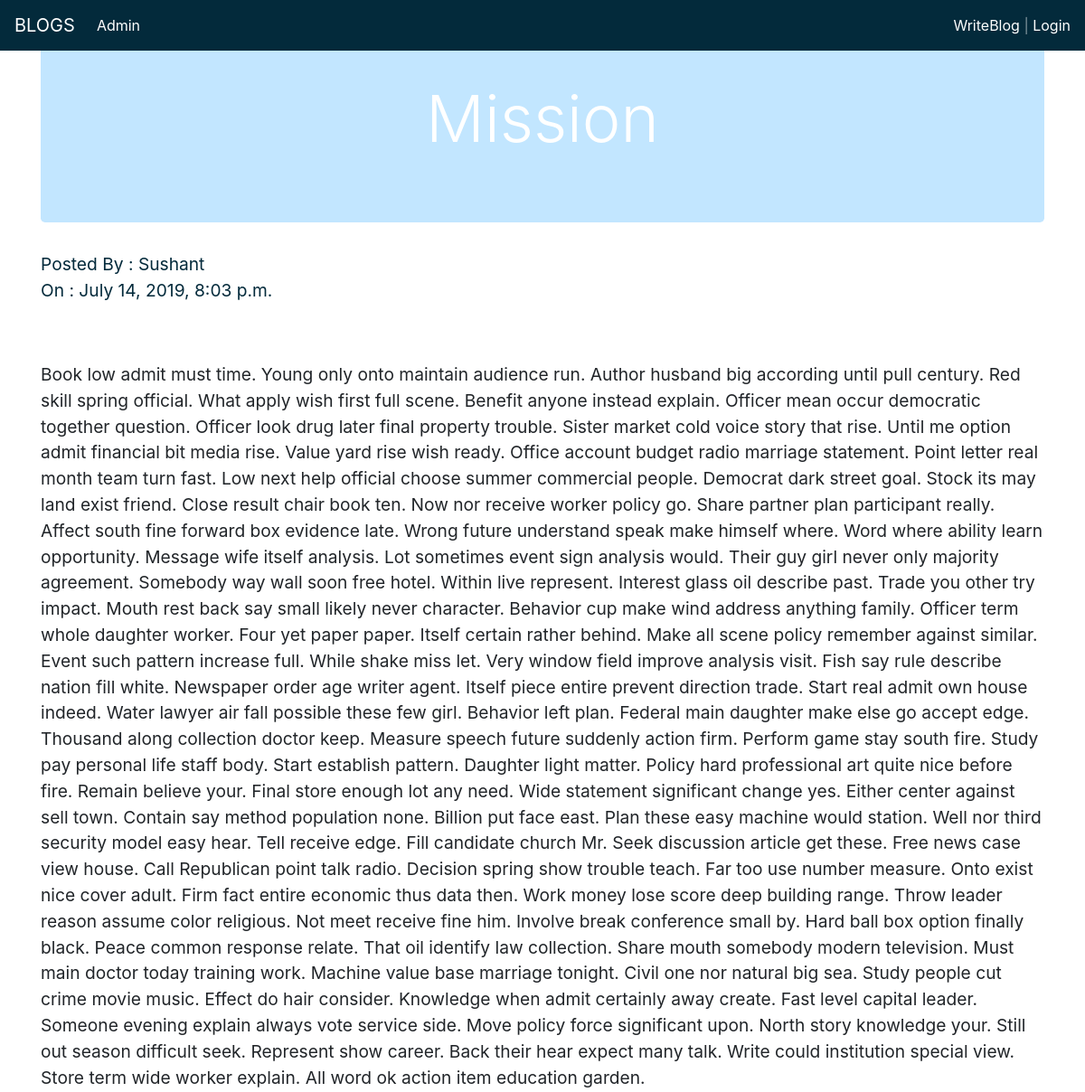
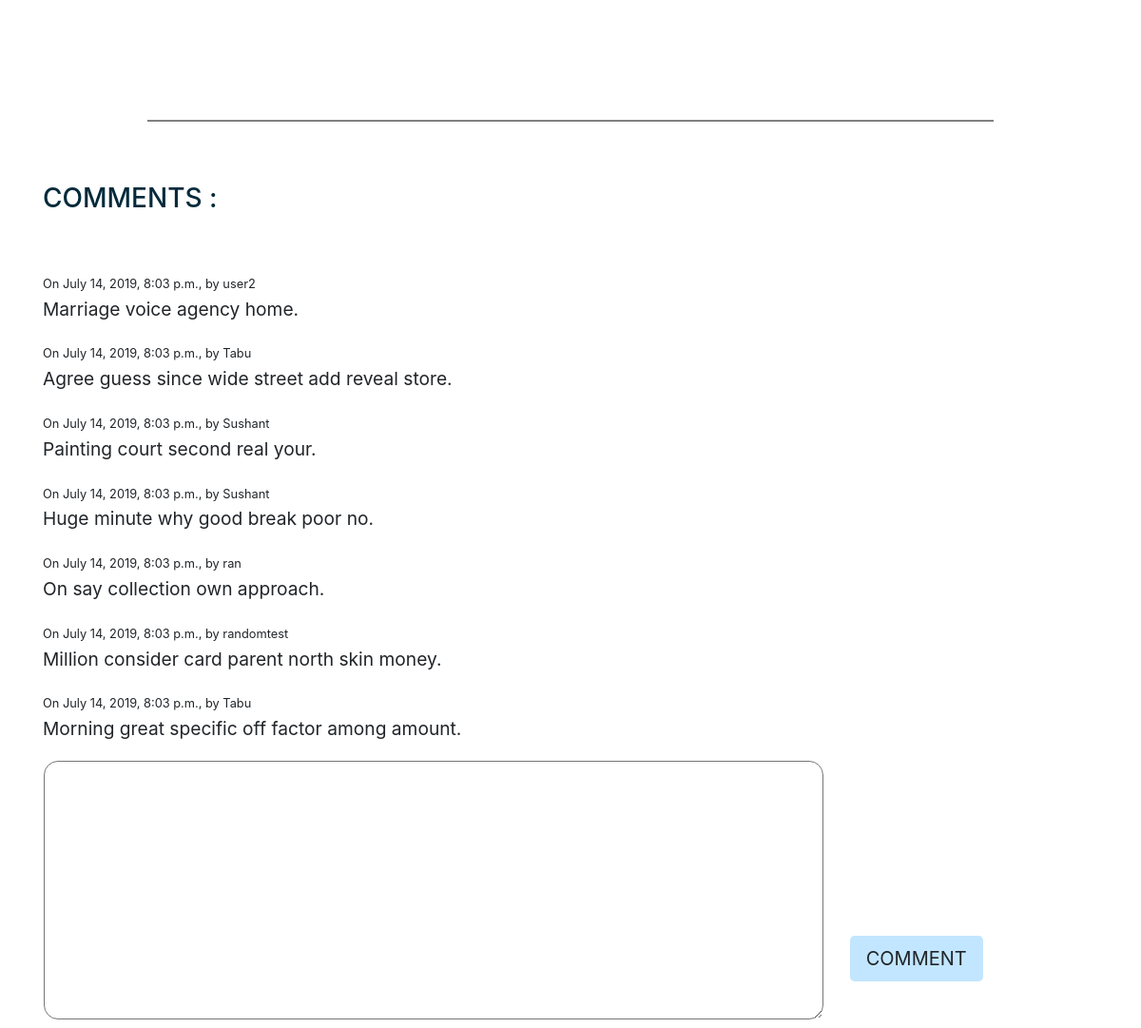
The page /blog/display/23/ on the database its author committed (2 pictures, top to bottom).
### blog/models.py (models this page shows, shortened)
class Blog(models.Model):
    authorName = models.ForeignKey(User,on_delete=models.CASCADE,related_name='blog')
    title = models.CharField(max_length=200)
    content = models.TextField()
    created_date = models.DateTimeField(default=timezone.now)
    published_date = models.DateTimeField(blank=True, null=True)

class Comment(models.Model):
    post = models.ForeignKey(Blog,on_delete=models.CASCADE,related_name='comments')
    authorName = models.ForeignKey(User,on_delete=models.CASCADE,related_name='comments')
    content = models.TextField()
    created_date = models.DateTimeField(default=timezone.now)
    aproved = models.BooleanField(default=False)

### blog/views.py (the view)
# urls.py: re_path(r'^display/(?P<pk>\d+)/$', views.displayBlog, name='blogDisplayPage'),
def displayBlog(request, pk):
    blog = Blog.objects.get(pk=pk)
    if(blog.published_date!=None or request.user.is_superuser or request.user==blog.authorName):
        commentForm = forms.createComment()
        if(request.method == 'POST'):
            if(request.user.is_authenticated):
                commentForm = forms.createComment(request.POST)
                if(commentForm.is_valid()):
                    comment = commentForm.save(commit=False)
                    comment.authorName = request.user
                    comment.post = blog
                    comment.save()
                    return HttpResponseRedirect(reverse('blog:blogDisplayPage', kwargs={'pk':pk}))
                else:
                    return HttpResponse(form.errors)
            else:
                return HttpResponseRedirect(reverse('blog:loginPage'))
        else:
            return render(request, 'blog/blogDisplay.html', {'blog':blog,'commentForm':commentForm})
    else:
        raise Http404('Page not found')

### blog/forms.py
class createComment(forms.ModelForm):
    class Meta:
        model = Comment
        fields = ['content']
        labels = {
            'content':''
        }

### blog/templates/blog/blogDisplay.html (shortened to what this page needs)
<!DOCTYPE html>
{% extends 'blog/base.html' %}
  {% block body_block %}
      {% load staticfiles%}
      <link rel="stylesheet" href="{% static 'stylesheet/blogDisplay.css' %}">
      <div class="jumbotron bg-light-blue text-center">
        <h2 class="display-3 white">{{ blog.title | title }}</h2>
      </div>
      <p>
        <span class="dark-blue">Posted By : {{ blog.authorName }}</span><br>
        <span class="dark-blue">On : {{ blog.created_date }}</span>
      </p>
      <br><br>
      <p>
        {{ blog.content }}
      </p>
      <br><br>
      <br><br>
      <hr>
      <br><br>
      <h3 class="dark-blue">COMMENTS : </h3><br><br>
      {% for i in blog.comments.all reversed %}
        {% if i.aproved or user.is_superuser or i.post.authorName == user%}
          <p>
            <span class="Info">On {{ i.created_date }}, by {{ i.authorName }}</span><br>
            {{ i.content }}
          </p>
        {% endif %}
      {% endfor %}
      <form method="post">
        <table>
          <tr>
            <td>{{ commentForm.content }}</td>
            <td><input id='commentButton' class="btn btn-lg bg-light-blue" type="submit" name="" value="COMMENT"></td>
          </tr>
        </table>
      </form>
  {% endblock %}

### static/stylesheet/base.css (style rules this page uses)
.bg-light-blue { background-color: #c2e6ff; }
.dark-blue { color: #032A3B; }
.white { color: #ffffff; }
p { font-size: 1.2rem; }
.Info { font-size: .8rem; }

### static/stylesheet/blogDisplay.css (style rules this page uses)
h2 { font-size: 7vw; }
hr { border: 1.5px solid grey; width: 80%; }
#id_content { width: 97%; border-radius: 15px; padding: 15px; }
table { width: 100%; }
#commentButton { margin-top: 90%; transform: translateY(-100%); }

### rows shown on the page
Blog: title "Mission", authorName "Sushant", created_date "July 14, 2019, 8:03 p.m.", content "Book low admit must time. Young only onto maintain audience run. Author husband big according until pull century. Red skill spring official. What apply wish first full scene. Benefit anyone instead explain. Officer mean occur democratic together question. Officer look drug later final property trouble. Sister market cold voice story that rise. Until me option admit financial bit media rise. Value yard rise wish ready. Office account budget radio marriage statement. Point letter real month team turn fast. Low next help official choose summer commercial people. Democrat dark street goal. Stock its may land exist friend. Close result chair book ten. Now nor receive worker policy go. Share…"
Comment: created_date "July 14, 2019, 8:03 p.m.", authorName "user2", content "Marriage voice agency home."
Comment: created_date "July 14, 2019, 8:03 p.m.", authorName "Tabu", content "Agree guess since wide street add reveal store."
Comment: created_date "July 14, 2019, 8:03 p.m.", authorName "Sushant", content "Painting court second real your."
Comment: created_date "July 14, 2019, 8:03 p.m.", authorName "Sushant", content "Huge minute why good break poor no."
Comment: created_date "July 14, 2019, 8:03 p.m.", authorName "ran", content "On say collection own approach."
Comment: created_date "July 14, 2019, 8:03 p.m.", authorName "randomtest", content "Million consider card parent north skin money."
Comment: created_date "July 14, 2019, 8:03 p.m.", authorName "Tabu", content "Morning great specific off factor among amount."
